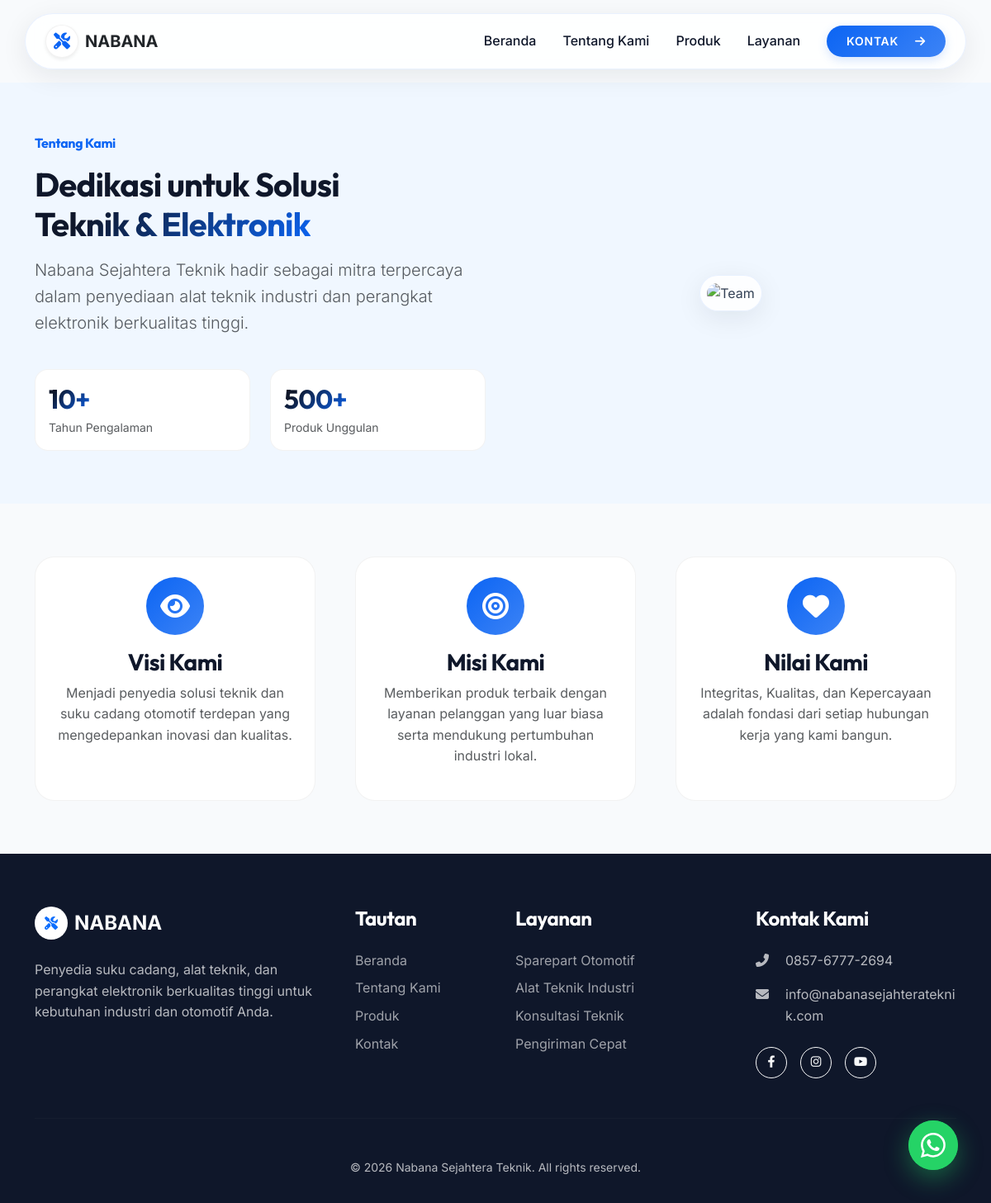
The page /tentang-kami on the database its author committed.
### tables this page shows
CREATE TABLE `settings` (
    `id` INT(11) UNSIGNED NOT NULL AUTO_INCREMENT,
    `setting_key` VARCHAR(100) NOT NULL,
    `setting_value` TEXT DEFAULT NULL,
    `setting_group` VARCHAR(50) DEFAULT 'general',
    `updated_at` TIMESTAMP DEFAULT CURRENT_TIMESTAMP ON UPDATE CURRENT_TIMESTAMP,
    PRIMARY KEY (`id`),
    UNIQUE KEY `uk_setting_key` (`setting_key`)
);

### controllers/PageController.php (called while the page is built, shortened)
<?php
class PageController {
    public function about() {
        require VIEWS_PATH . 'layouts/header.php';
        require VIEWS_PATH . 'about/index.php';
        require VIEWS_PATH . 'layouts/footer.php';
    }
}

### index.php (called while the page is built, shortened)
<?php
require_once __DIR__ . '/helpers/functions.php';
require_once __DIR__ . '/routes.php';

### helpers/functions.php (the view, shortened to what this page needs)
<?php
function getWhatsAppUrl(string $message = '', string $phone = ''): string {
    $phone = $phone ?: WA_NUMBER;
    $defaultMsg = getSetting('whatsapp_default_message') ?: 'Halo Nabana Sejahtera Teknik, saya tertarik dengan produk Anda.';
    $message = $message ?: $defaultMsg;
    return 'https://wa.me/' . $phone . '?text=' . urlencode($message);
}
function getSetting(string $key, string $default = '') {
    try {
        $db = Database::getInstance()->getConnection();
        $stmt = $db->prepare("SELECT setting_value FROM settings WHERE setting_key = ?");
        $stmt->execute([$key]);
        return $stmt->fetchColumn() ?: $default;
    } catch (Exception $e) {
        return $default;
    }
}
function esc($string) {
    return htmlspecialchars($string, ENT_QUOTES, 'UTF-8');
}
function getWhatsAppFloatingButton(): string
{
    $url = getWhatsAppUrl();
    return <<<HTML
    <a href="{$url}" target="_blank" rel="noopener"
       class="whatsapp-float" title="Chat via WhatsApp"
       aria-label="Hubungi kami via WhatsApp">
        <svg xmlns="http://www.w3.org/2000/svg" width="28" height="28" fill="currentColor" viewBox="0 0 16 16">
            <path d="M13.601 2.326A7.854 7.854 0 0 0 7.994 0C3.627 0 .068 3.558.064 7.926c0 1.399.366 2.76 1.057 3.965L0 16l4.204-1.102a7.933 7.933 0 0 0 3.79.965h.004c4.368 0 7.926-3.558 7.93-7.93A7.898 7.898 0 0 0 13.6 2.326zM7.994 14.521a6.573 6.573 0 0 1-3.356-.92l-.24-.144-2.494.654.666-2.433-.156-.251a6.56 6.56 0 0 1-1.007-3.505c0-3.626 2.957-6.584 6.591-6.584a6.56 6.56 0 0 1 4.66 1.931 6.557 6.557 0 0 1 1.928 4.66c-.004 3.639-2.961 6.592-6.592 6.592zm3.615-4.934c-.197-.099-1.17-.578-1.353-.646-.182-.065-.315-.099-.445.099-.133.197-.513.646-.627.775-.114.133-.232.148-.43.05-.197-.1-.836-.308-1.592-.985-.59-.525-.985-1.175-1.103-1.372-.114-.198-.011-.304.088-.403.087-.088.197-.232.296-.346.1-.114.133-.198.198-.33.065-.134.034-.248-.015-.347-.05-.099-.445-1.076-.612-1.47-.16-.389-.325-.335-.445-.34-.114-.007-.247-.007-.38-.007a.729.729 0 0 0-.529.247c-.182.198-.691.677-.691 1.654 0 .977.71 1.916.81 2.049.098.133 1.394 2.132 3.383 2.992.47.205.84.326 1.129.418.475.152.904.129 1.246.08.38-.058 1.171-.48 1.338-.943.164-.464.164-.86.114-.943-.049-.084-.182-.133-.38-.232z"/>
        </svg>
        <span class="whatsapp-float-tooltip">Chat dengan kami</span>
    </a>
    HTML;
}

### views/layouts/footer.php (shortened to what this page needs)
</main>
<footer class="main-footer">
    <div class="container">
        <div class="row g-5">
            <div class="col-lg-4">
                <div class="footer-brand d-flex align-items-center mb-4">
                    <div class="brand-icon bg-white text-primary rounded-circle d-flex align-items-center justify-content-center me-2" style="width: 40px; height: 40px;">
                        <i class="fas fa-tools"></i>
                    </div>
                    <span class="fw-bold text-white h4 mb-0">NABANA</span>
                </div>
                <p class="mb-4">Penyedia suku cadang, alat teknik, dan perangkat elektronik berkualitas tinggi untuk kebutuhan industri dan otomotif Anda.</p>
            </div>
            <div class="col-lg-2 col-md-4">
                <h4>Tautan</h4>
                <a href="<?php echo BASE_URL; ?>" class="footer-link">Beranda</a>
                <a href="<?php echo BASE_URL; ?>/tentang-kami" class="footer-link">Tentang Kami</a>
                <a href="<?php echo BASE_URL; ?>/produk" class="footer-link">Produk</a>
                <a href="<?php echo BASE_URL; ?>/kontak" class="footer-link">Kontak</a>
            </div>
            <div class="col-lg-3 col-md-4">
                <h4>Layanan</h4>
                <a href="#" class="footer-link">Sparepart Otomotif</a>
                <a href="#" class="footer-link">Alat Teknik Industri</a>
                <a href="#" class="footer-link">Konsultasi Teknik</a>
                <a href="#" class="footer-link">Pengiriman Cepat</a>
            </div>
            <div class="col-lg-3 col-md-4">
                <h4>Kontak Kami</h4>
                <ul class="list-unstyled footer-contact-list">
                    <li class="d-flex mb-3">
                        <i class="fas fa-phone-alt mt-1 me-3 text-accent flex-shrink-0" style="width: 20px;"></i>
                        <a href="tel:<?php echo getSetting('company_phone'); ?>" class="text-reset text-decoration-none">
                            <?php echo esc(getSetting('company_phone') ?? '+62 857 6777 2694'); ?>
                        </a>
                    </li>
                    <li class="d-flex mb-4">
                        <i class="fas fa-envelope mt-1 me-3 text-accent flex-shrink-0" style="width: 20px;"></i>
                        <a href="mailto:<?php echo getSetting('company_email'); ?>" class="text-reset text-decoration-none text-break">
                            <?php echo esc(getSetting('company_email') ?? 'info@nabana.com'); ?>
                        </a>
                    </li>
                </ul>
                <div class="social-links d-flex gap-3">
                    <a href="#" class="btn btn-outline-light rounded-circle p-0 d-flex align-items-center justify-content-center" style="width: 38px; height: 38px; font-size: 0.9rem;"><i class="fab fa-facebook-f"></i></a>
                    <a href="#" class="btn btn-outline-light rounded-circle p-0 d-flex align-items-center justify-content-center" style="width: 38px; height: 38px; font-size: 0.9rem;"><i class="fab fa-instagram"></i></a>
                    <a href="#" class="btn btn-outline-light rounded-circle p-0 d-flex align-items-center justify-content-center" style="width: 38px; height: 38px; font-size: 0.9rem;"><i class="fab fa-youtube"></i></a>
                </div>
            </div>
        </div>
        <hr class="my-5" style="border-color: rgba(255,255,255,0.1);">
        <div class="text-center">
            <p class="mb-0 small">&copy; <?php echo date('Y'); ?> Nabana Sejahtera Teknik. All rights reserved.</p>
        </div>
    </div>
</footer>
<?php echo getWhatsAppFloatingButton(); ?>
</body>
</html>

### assets/css/style.css (style rules this page uses)
:root { --primary-h: 217; --primary-s: 91%; --primary-l: 50%; --primary: hsl(var(--primary-h), var(--primary-s), var(--primary-l)); --primary-rgb: 11, 88, 244; --primary-light: hsl(217, 91%, 60%); --primary-dark: hsl(217, 91%, 35%); --accent: #3b82f6; --dark: #0f172a; --text: #334155; --light: #f8fafc; --white: #ffffff; --grad-primary: linear-gradient(135deg, var(--primary) 0%, var(--primary-light) 100%); --grad-primary-soft: linear-gradient(135deg, var(--primary-light) 0%, var(--primary) 100%); --grad-surface: linear-gradient(180deg, rgba(255,255,255,1) 0%, rgba(243,244,246,1) 100%); --glass-bg: rgba(255, 255, 255, 0.85); --glass-border: rgba(200, 220, 255, 0.4); --glass-shadow: 0 8px 32px 0 rgba(15, 23, 42, 0.08); --font-heading: 'Outfit', sans-serif; --font-body: 'Inter', sans-serif; --space-unit: 1rem; --s-xs: calc(var(--space-unit) * 0.25); --s-sm: calc(var(--space-unit) * 0.5); --s-md: var(--space-unit); --s-lg: calc(var(--space-unit) * 1.5); --s-xl: calc(var(--space-unit) * 2); --s-2xl: calc(var(--space-unit) * 2.5); --s-3xl: calc(var(--space-unit) * 4); }
*, *::before, *::after { margin: 0; padding: 0; box-sizing: border-box; }
html { scroll-behavior: smooth; }
body { font-family: var(--font-body); background-color: var(--light); color: var(--text); line-height: 1.6; overflow-x: hidden; }
a, a:hover, a:focus, a:active { text-decoration: none !important; outline: none !important; }
.btn, .nav-link, .btn-premium { text-decoration: none !important; }
h1, h2, h3, h4, h5, h6 { font-family: var(--font-heading); font-weight: 700; color: var(--dark); letter-spacing: -0.02em; }
.whatsapp-float { position: fixed; bottom: 40px; right: 40px; height: 60px; min-width: 60px; background: #25D366; border-radius: 30px; display: flex; align-items: center; justify-content: center; color: white; box-shadow: 0 10px 30px rgba(37, 211, 102, 0.4); z-index: 1000; transition: all 0.5s cubic-bezier(0.175, 0.885, 0.32, 1.275); text-decoration: none; padding: 0 15px; overflow: hidden; }
.whatsapp-float svg { width: 30px; height: 30px; flex-shrink: 0; }
.whatsapp-float::before { content: ''; position: absolute; width: 100%; height: 100%; background: inherit; border-radius: inherit; z-index: -1; animation: pulse-green 2s infinite; }
.main-footer { background: var(--dark); color: rgba(255,255,255,0.7); padding: var(--s-3xl) 0 var(--s-xl); }
.main-footer h4 { color: white; margin-bottom: var(--s-lg); }
.footer-link { color: rgba(255,255,255,0.6); text-decoration: none; transition: color 0.3s ease; display: block; margin-bottom: var(--s-sm); }

### rows shown on the page
settings: setting_value "0857-6777-2694"
settings: setting_value "info@nabanasejahterateknik.com"
